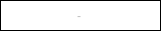
        <widget class="QWidget" name="widget_3" native="true">
         <property name="geometry">
          <rect>
           <x>190</x>
           <y>400</y>
           <width>161</width>
           <height>31</height>
          </rect>
         </property>
         <property name="styleSheet">
          <string notr="true">background-color:white; border:1px solid black;</string>
         </property>
         <widget class="QLineEdit" name="input_extreamlySickTreatStart">
          <property name="geometry">
           <rect>
            <x>20</x>
            <y>0</y>
            <width>50</width>
            <height>31</height>
           </rect>
          </property>
          <property name="styleSheet">
           <string notr="true">background-color:transparent; border:0px;</string>
          </property>
          <property name="text">
           <string/>
          </property>
          <property name="maxLength">
           <number>20</number>
          </property>
          <property name="alignment">
           <set>Qt::AlignCenter</set>
          </property>
         </widget>
         <widget class="QLineEdit" name="input_isolRange_4">
          <property name="enabled">
           <bool>false</bool>
          </property>
          <property name="geometry">
           <rect>
            <x>70</x>
            <y>0</y>
            <width>20</width>
            <height>31</height>
           </rect>
          </property>
          <property name="styleSheet">
           <string notr="true">background-color:transparent; border:0px;</string>
          </property>
          <property name="text">
           <string>-</string>
          </property>
          <property name="maxLength">
           <number>20</number>
          </property>
          <property name="alignment">
           <set>Qt::AlignCenter</set>
          </property>
         </widget>
         <widget class="QLineEdit" name="input_extreamlySickTreatEnd">
          <property name="geometry">
           <rect>
            <x>90</x>
            <y>0</y>
            <width>50</width>
            <height>31</height>
           </rect>
          </property>
          <property name="styleSheet">
           <string notr="true">background-color:transparent; border:0px;</string>
          </property>
          <property name="text">
           <string/>
          </property>
          <property name="maxLength">
           <number>20</number>
          </property>
          <property name="alignment">
           <set>Qt::AlignCenter</set>
          </property>
         </widget>
        </widget>
